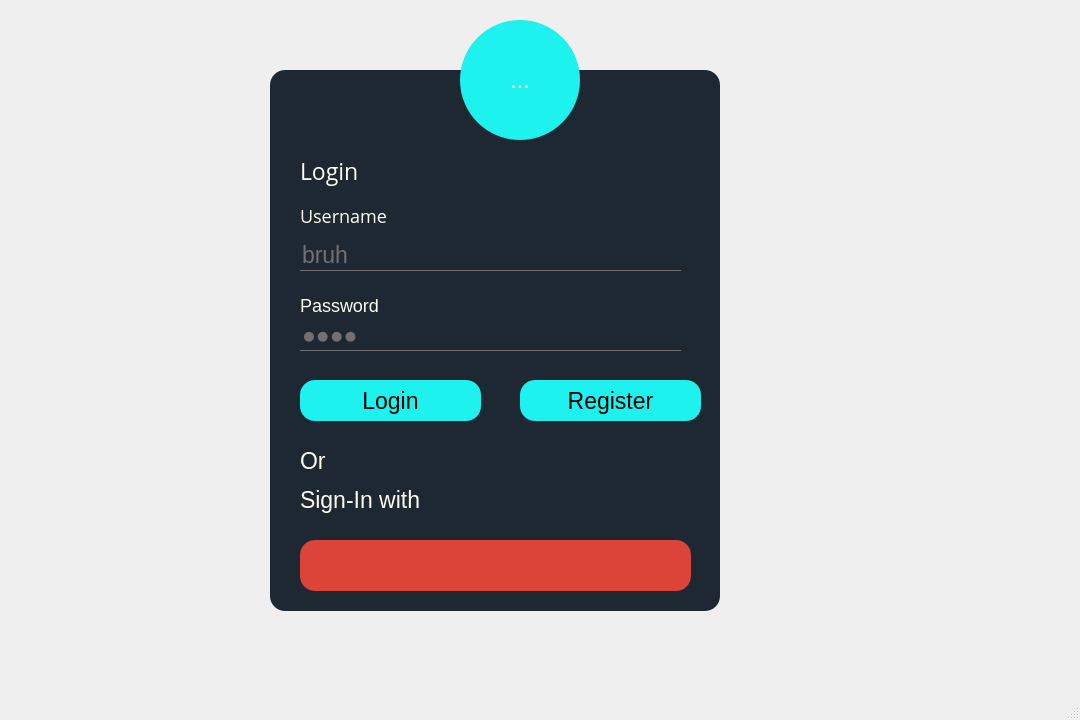
<?xml version="1.0" encoding="UTF-8"?>
<ui version="4.0">
 <class>MainWindow</class>
 <widget class="QMainWindow" name="MainWindow">
  <property name="geometry">
   <rect>
    <x>0</x>
    <y>0</y>
    <width>1080</width>
    <height>720</height>
   </rect>
  </property>
  <property name="windowTitle">
   <string>MainWindow</string>
  </property>
  <property name="styleSheet">
   <string notr="true">*{
font-family: 'Open Sans', sans-serif;
font-size:23px;
}

QWidget{
	
	background-image: url(:/images/PyProject/UI/images/nightsky.png);
}
QFrame{
background:#1e2833;
border-radius:15px;
}
#LoginButton{
background:#1df2ef;
border-radius:15px;
}
#LoginButton:hover{
background:#fffff2;
}
#RegisterButton{
background:#1df2ef;
border-radius:15px;
}
#RegisterButton:hover{
background:#fffff2;
}

#GPButton{
background:#DB4437;
border-radius:15px;
}
#GPButton:hover{
background:#fffff2;
}
#toolButton{
background:#1df2ef;
color:white;
border-radius:60px;
}
#toolButton:hover{
background:#fffff2;
}
QLabel{
color:#fffff2;
}
QPushButton:hover{
background: #fffff2;
letter-spacing: 1px;

}
QLineEdit{
background:transparent;
border:none;
color:#717072;
border-bottom:1px solid #717072;

}
#label_4 ,#label_5{
font-size:18px;
}
</string>
  </property>
  <widget class="QWidget" name="centralwidget">
   <property name="styleSheet">
    <string notr="true">*{
font-family: 'Open Sans', sans-serif;
font-size:23px;
}

#Form{
	background-image: url(:/images/nightsky.jpg);
}
QFrame{
background:#1e2833;
border-radius:15px;
}
#pushButton{
background:#1df2ef;
border-radius:15px;
}
#pushButton:hover{
background:#fffff2;
}
#pushButton_2{
background:#1df2ef;
border-radius:15px;
}
#pushButton_2:hover{
background:#fffff2;
}

#pushButton_3{
background:#DB4437;
border-radius:15px;
}
#pushButton_3:hover{
background:#fffff2;
}
#toolButton{
background:#1df2ef;
color:white;
border-radius:60px;
}
#toolButton:hover{
background:#fffff2;
}
QLabel{
color:#fffff2;
}
QPushButton:hover{
background: #fffff2;
letter-spacing: 1px;

}
QLineEdit{
background:transparent;
border:none;
color:#717072;
border-bottom:1px solid #717072;

}
#label_4 ,#label_5{
font-size:18px;
}
</string>
   </property>
   <widget class="QFrame" name="frame">
    <property name="geometry">
     <rect>
      <x>270</x>
      <y>70</y>
      <width>450</width>
      <height>541</height>
     </rect>
    </property>
    <property name="frameShape">
     <enum>QFrame::StyledPanel</enum>
    </property>
    <property name="frameShadow">
     <enum>QFrame::Raised</enum>
    </property>
    <widget class="QLabel" name="label">
     <property name="geometry">
      <rect>
       <x>30</x>
       <y>80</y>
       <width>81</width>
       <height>41</height>
      </rect>
     </property>
     <property name="font">
      <font>
       <family>Open Sans</family>
       <pointsize>-1</pointsize>
       <weight>50</weight>
       <bold>false</bold>
       <underline>false</underline>
      </font>
     </property>
     <property name="text">
      <string>Login</string>
     </property>
    </widget>
    <widget class="QPushButton" name="LoginButton">
     <property name="geometry">
      <rect>
       <x>30</x>
       <y>310</y>
       <width>181</width>
       <height>41</height>
      </rect>
     </property>
     <property name="text">
      <string>Login</string>
     </property>
    </widget>
    <widget class="QPushButton" name="RegisterButton">
     <property name="enabled">
      <bool>true</bool>
     </property>
     <property name="geometry">
      <rect>
       <x>250</x>
       <y>310</y>
       <width>181</width>
       <height>41</height>
      </rect>
     </property>
     <property name="whatsThis">
      <string>&lt;html&gt;&lt;head/&gt;&lt;body&gt;&lt;p&gt;&lt;br/&gt;&lt;/p&gt;&lt;/body&gt;&lt;/html&gt;</string>
     </property>
     <property name="text">
      <string>Register</string>
     </property>
    </widget>
    <widget class="QPushButton" name="GPButton">
     <property name="geometry">
      <rect>
       <x>30</x>
       <y>470</y>
       <width>391</width>
       <height>51</height>
      </rect>
     </property>
     <property name="styleSheet">
      <string notr="true"/>
     </property>
     <property name="text">
      <string/>
     </property>
     <property name="icon">
      <iconset>
       <normaloff>images/google-plus.jpg</normaloff>images/google-plus.jpg</iconset>
     </property>
     <property name="iconSize">
      <size>
       <width>40</width>
       <height>40</height>
      </size>
     </property>
    </widget>
    <widget class="QLabel" name="label_2">
     <property name="geometry">
      <rect>
       <x>30</x>
       <y>380</y>
       <width>111</width>
       <height>21</height>
      </rect>
     </property>
     <property name="text">
      <string>Or</string>
     </property>
    </widget>
    <widget class="QLabel" name="label_3">
     <property name="geometry">
      <rect>
       <x>30</x>
       <y>410</y>
       <width>161</width>
       <height>40</height>
      </rect>
     </property>
     <property name="text">
      <string>Sign-In with</string>
     </property>
    </widget>
    <widget class="QLineEdit" name="UsernameText">
     <property name="geometry">
      <rect>
       <x>30</x>
       <y>170</y>
       <width>381</width>
       <height>31</height>
      </rect>
     </property>
     <property name="text">
      <string>bruh</string>
     </property>
     <property name="placeholderText">
      <string>User Name</string>
     </property>
    </widget>
    <widget class="QLineEdit" name="PasswordText">
     <property name="geometry">
      <rect>
       <x>30</x>
       <y>250</y>
       <width>381</width>
       <height>31</height>
      </rect>
     </property>
     <property name="text">
      <string>bruh</string>
     </property>
     <property name="echoMode">
      <enum>QLineEdit::Password</enum>
     </property>
     <property name="placeholderText">
      <string>Password</string>
     </property>
    </widget>
    <widget class="QLabel" name="label_4">
     <property name="geometry">
      <rect>
       <x>30</x>
       <y>130</y>
       <width>131</width>
       <height>31</height>
      </rect>
     </property>
     <property name="font">
      <font>
       <family>Open Sans</family>
       <pointsize>-1</pointsize>
       <weight>50</weight>
       <bold>false</bold>
      </font>
     </property>
     <property name="text">
      <string>Username</string>
     </property>
    </widget>
    <widget class="QLabel" name="label_5">
     <property name="geometry">
      <rect>
       <x>30</x>
       <y>220</y>
       <width>131</width>
       <height>31</height>
      </rect>
     </property>
     <property name="text">
      <string>Password</string>
     </property>
    </widget>
   </widget>
   <widget class="QToolButton" name="toolButton">
    <property name="geometry">
     <rect>
      <x>460</x>
      <y>20</y>
      <width>120</width>
      <height>120</height>
     </rect>
    </property>
    <property name="text">
     <string>...</string>
    </property>
    <property name="icon">
     <iconset>
      <normaloff>images/icon.png</normaloff>images/icon.png</iconset>
    </property>
    <property name="iconSize">
     <size>
      <width>40</width>
      <height>40</height>
     </size>
    </property>
   </widget>
  </widget>
  <widget class="QMenuBar" name="menubar">
   <property name="geometry">
    <rect>
     <x>0</x>
     <y>0</y>
     <width>1080</width>
     <height>34</height>
    </rect>
   </property>
  </widget>
  <widget class="QStatusBar" name="statusbar"/>
 </widget>
 <resources>
  <include location="../resources1.qrc"/>
 </resources>
 <connections/>
</ui>
